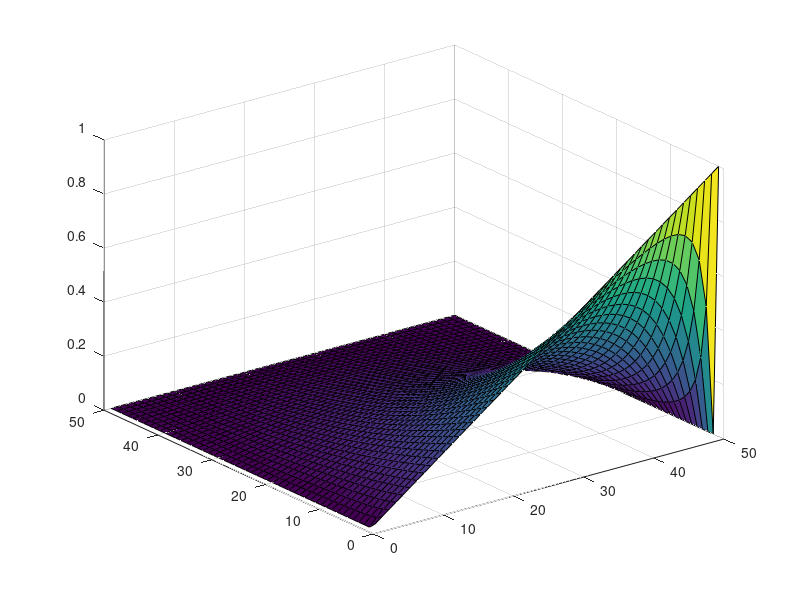

Write the MATLAB code that produced this figure.
% finite difference equations
% Copyright (C) 2016 Zhou Mo

% N should be > 2
N = 50;

% boundary conditions

% condition 1
V = zeros(N,N);
V(1,:)=100;

% condition2
%omega = (2*pi) / N;
%omega = omega * [ 1: N ];
%omega = sin(omega)
%size(omega)
%size(V(1,:))
%V(1,:) = omega;
%V(:,1) = omega;
%V(N,:) = -omega;
%V(:,N) = -omega;

% condition 3
a = ones(2,N/2);
a(1,:) = 0;
a = reshape(a, 1, N);
V(1,:) = a;

% condition4
V(1,:) = log(1:N);

% condition5
V(1,:) = [1:N] / N;

% construct A and b in 'Ax = b'
A = zeros( (N-2)^2 , (N-2)^2 );
b = zeros(       1 , (N-2)^2 );
for i = 2:N-1
   for j = 2:N-1
      n = (i-2)*(N-2)+(j-1);
      % up
      if (i-1) == 1
          b(1, n) = b(1, n) - V(i-1, j);
      else
          A(n, n-(N-2)) = 1;
      end
      % down
      if (i+1) == N
          b(1, n) = b(1, n) - V(i+1, j);
      else
          A(n, n+(N-2)) = 1;
      end
      % left
      if (j-1) == 1
          b(1, n) = b(1, n) - V(i, j-1);
      else
          A(n, n-1) = 1;
      end
      % right
      if (j+1) == N
          b(1, n) = b(1, n) - V(i, j+1);
      else
          A(n, n+1) = 1;
      end
      % center
      A(n, n) = -4;
   end
end

prettyA = -A;
prettyb = -b.';

solution = prettyA\prettyb;

s = reshape(solution, N-2, N-2).';
V(2:N-1,2:N-1) = s;

[X,Y] = meshgrid(1:N,1:N);
surf(X,Y,V);
